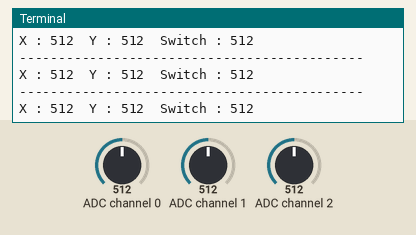
The program below on a simulated Raspberry Pi (BCM pin numbers). On the bench: the last lines printed to the terminal. Inputs (shaded band) come from the test bench; at power-on: ADC channel 0 = 512, ADC channel 1 = 512, ADC channel 2 = 512 (analog values on the 0–1023 scale).

Above: at 1.2 s.
1.3 s: ADC channel 0 set to 716
At 1.9 s:
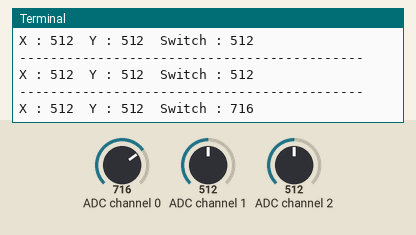
2.8 s: ADC channel 1 set to 716
At 3.3 s:
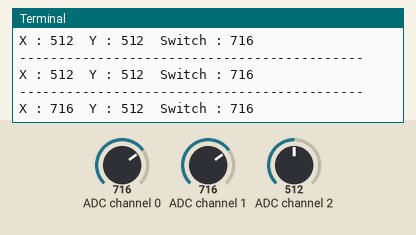
4.3 s: ADC channel 2 set to 716
At 4.9 s:
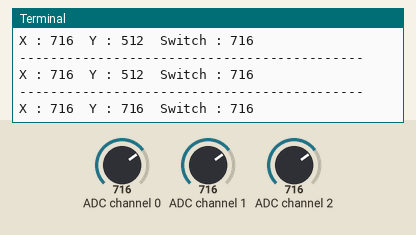
5.8 s: ADC channel 0 set to 900
At 6.4 s:
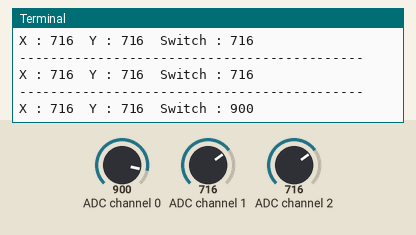
7.3 s: ADC channel 1 set to 900
At 7.9 s:
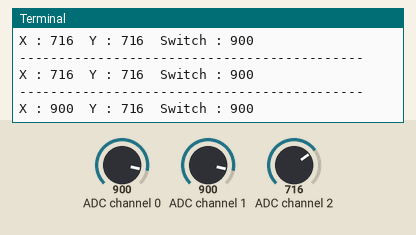
8.8 s: ADC channel 2 set to 900
At 9.4 s:
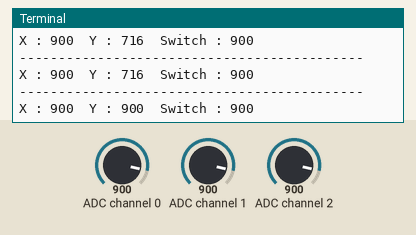
Timing chart, 0 to 11.3 s (numbered marks = the images above; inputs shaded):
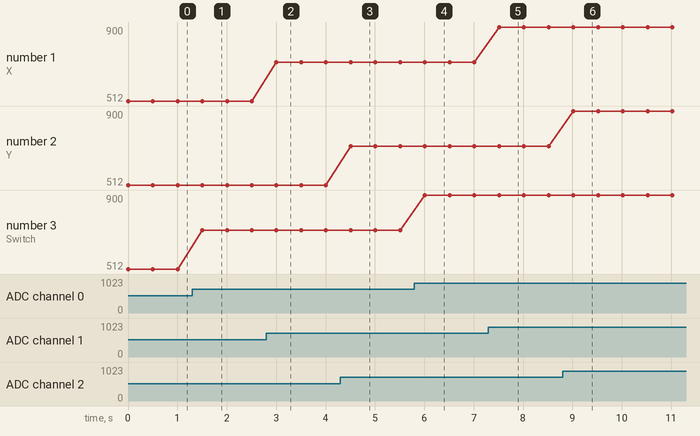

The program:

mcp3008_joystick.py
```python
#!/usr/bin/python3
#--------------------------------------
# This script reads data from a
# MCP3008 ADC device using the SPI bus.
#
# Analogue joystick version!
#
# Author : Matt Hawkins
# Date   : 17/04/2014
#
# http://www.raspberrypi-spy.co.uk/
#
#--------------------------------------

import spidev
import time
import os

# Open SPI bus
spi = spidev.SpiDev()
spi.open(0,0)
spi.max_speed_hz = 1800000

# Function to read SPI data from MCP3008 chip
# Channel must be an integer 0-7
def ReadChannel(channel):
    adc = spi.xfer2([1, (8+channel)<<4, 0])
    data = ((adc[1]&3) << 8) + adc[2]
    return data

# Define sensor channels
# (channels 3 to 7 unused)
swt_channel = 0
vrx_channel = 1
vry_channel = 2

# Define delay between readings (s)
delay = 0.5

while True:

    # Read the joystick position data
    vrx_pos = ReadChannel(vrx_channel)
    vry_pos = ReadChannel(vry_channel)

    # Read switch state
    swt_val = ReadChannel(swt_channel)

    # Print out results
    print("--------------------------------------------"  )
    print("X : {}  Y : {}  Switch : {}".format(vrx_pos,vry_pos,swt_val))

    # Wait before repeating loop
    time.sleep(delay)
```

Measured:
- after the input at 1.3 s, the terminal: prints a new line after 0.20 s (image 1)
- after the input at 2.8 s, the terminal: prints a new line after 0.21 s (image 2)
- after the input at 4.3 s, the terminal: prints a new line after 0.21 s (image 3)
- after the input at 5.8 s, the terminal: prints a new line after 0.21 s (image 4)
- after the input at 7.3 s, the terminal: prints a new line after 0.22 s (image 5)
- after the input at 8.8 s, the terminal: prints a new line after 0.22 s (image 6)
- plotted number 3: 512 → 716 after the input at 1.3 s, 716 → 900 after the input at 5.8 s
